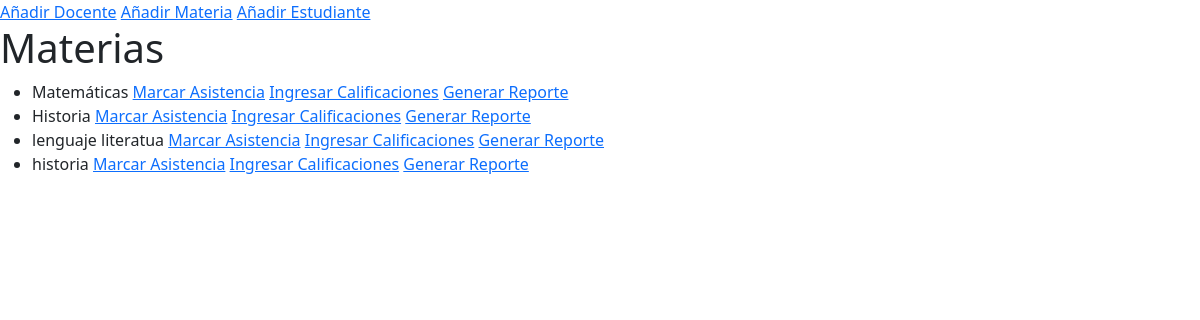
The page / on the database its author committed.
### aplicaciones/escolastico/models.py (models this page shows, shortened)
class Materia(models.Model):
    nombre = models.CharField(max_length=100)
    codigo = models.CharField(max_length=10, unique=True)
    docentes = models.ManyToManyField('Docente', related_name="materias")

### aplicaciones/escolastico/views.py (the view)
# urls.py: path('', views.inicio, name='inicio'),
def inicio(request):
    materias = Materia.objects.all()
    return render(request, 'inicio.html', {'materias': materias})

### aplicaciones/escolastico/templates/inicio.html (shortened to what this page needs)
<!DOCTYPE html>
<html lang="es">
<head>
    <link rel="stylesheet" href="https://cdn.jsdelivr.net/npm/izitoast/dist/css/iziToast.min.css">
    <link href="https://cdn.jsdelivr.net/npm/bootstrap@5.3.0/dist/css/bootstrap.min.css" rel="stylesheet">
</head>
<body>
    <header>
        <nav>
            <a href="/agregar_docente/">Añadir Docente</a>
            <a href="/agregar_materia/">Añadir Materia</a>
            <a href="/agregar_estudiante/">Añadir Estudiante</a>
        </nav>
    </header>
    <main>
        {% block content %}
        <h1>Materias</h1>
        <ul>
            {% for materia in materias %}
                <li>
                    {{ materia.nombre }}
                    <a href="/marcar_asistencia/{{ materia.id }}">Marcar Asistencia</a>
                    <a href="/ingresar_calificaciones/{{ materia.id }}">Ingresar Calificaciones</a>
                    <a href="/generar_reportes/{{ materia.id }}">Generar Reporte</a>
                </li>
            {% endfor %}
        </ul>
        {% endblock %}
    </main>
</body>
</html>

### rows shown on the page
Materia: nombre "Matemáticas"
Materia: nombre "Historia"
Materia: nombre "lenguaje literatua"
Materia: nombre "historia"
